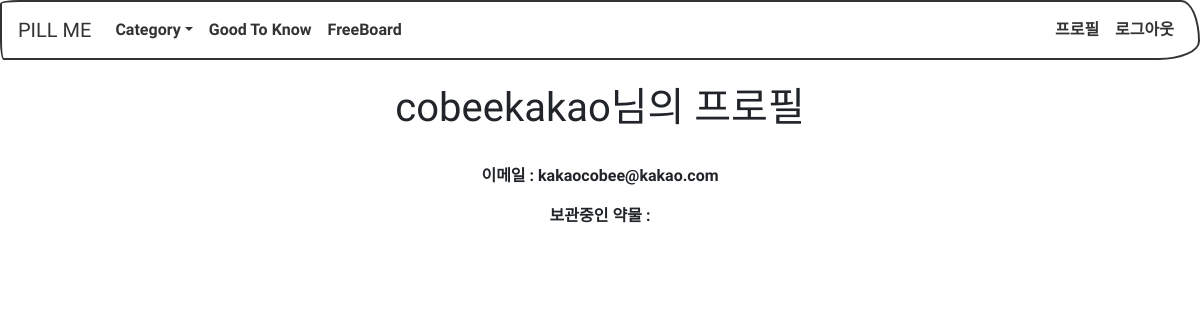
The page /profiles/22/ on the database as committed earlier.
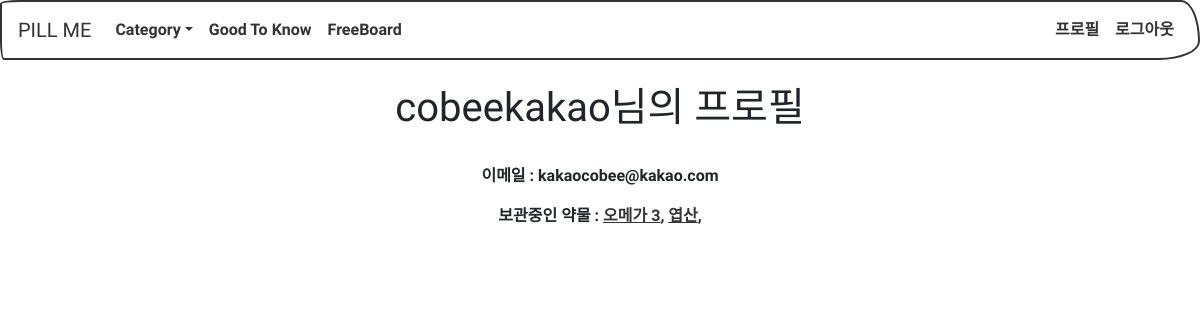
The same page on the database as committed later.
### pills/models.py (models this page shows, shortened)
class Like(models.Model):
	user 		= models.ForeignKey(settings.AUTH_USER_MODEL)
	pills 		= models.ForeignKey(Pills)
	created_at	= models.DateTimeField(auto_now_add=True)
	updated_at	= models.DateTimeField(auto_now=True)

class Pills(models.Model):
	name			= models.CharField(max_length=20, null=False)
	feature			= models.TextField(max_length=50, null=True)
	editor_said		= models.TextField(max_length=50, null=True)
	description		= models.TextField(max_length=2000)
	where_it_from	= models.TextField(max_length=2000)
	benefit			= models.TextField(max_length=2000)
	shortage		= models.TextField(max_length=2000)
	careful			= models.TextField(max_length=2000)
	category_body	= models.ManyToManyField(Categories_Body)
	category_gender	= models.ManyToManyField(Categories_Gender)
	image			= models.ImageField(upload_to='upload_images/pills/%Y/%m/%d')
	like_user_set	= models.ManyToManyField(settings.AUTH_USER_MODEL,
												blank=True,
												related_name='like_user_set',
												through='Like')
	def __str__(self):
		return self.name

### accounts/views.py (the view)
# urls.py: url(r'^(?P<pk>[\w.@+-]+)/$', UserDetailView.as_view(), name='user_profile'),
class UserDetailView(DetailView):
	model = User
	template_name = 'accounts/user_detail.html'

### templates/accounts/user_detail.html (shortened to what this page needs)
{% extends "base.html" %}
{% block content %}
<div class="container-fluid">
  <div class="row">
    <div class="col text-center">
	<h1>{{ user.username }}님의 프로필</h1><br/>
	<p>이메일 : {{ user.email }}</p>
		<p>보관중인 약물 :
		{% for liked in user.like_set.all %}
			<a href="{% url 'pills:pill_detail' liked.pills.pk %}">{{ liked.pills }}</a>,
		{% endfor %}
		</p>
	</div>
</div>
</div>
{% endblock %}

Rows that differ between the two databases and show on the page:
added Like: pills "오메가 3"
added Like: pills "엽산"
